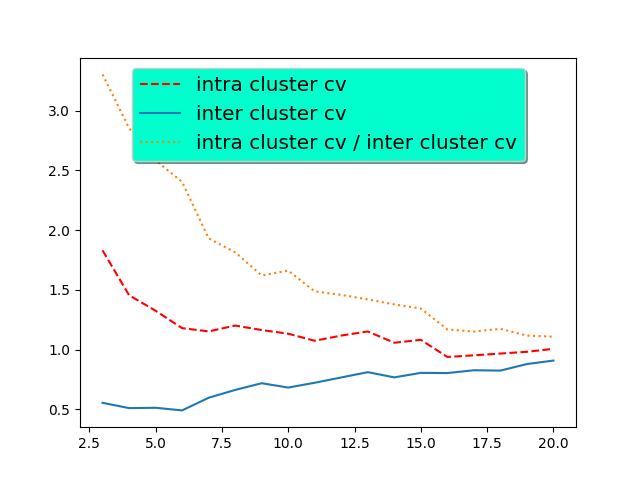

Write the Python code that produced this figure.
import pandas as pd
import matplotlib.pyplot as plt


df = pd.read_csv('numberOfClustersXintraCv.txt', sep=" ", header=None)

x = df[0].values
y1 = df[1].values
y2 = df[2].values
y3 = [y1[index]/y2[index] for index in range(len(y1))]

plt.plot(x, y1, 'r--', label='intra cluster cv')
plt.plot(x, y2, '-', label='inter cluster cv')
plt.plot(x, y3, ':', label='intra cluster cv / inter cluster cv')
legend = plt.legend(loc='upper center', shadow=True, fontsize='x-large')
legend.get_frame().set_facecolor('#00FFCC')

plt.savefig('beta-cv.png')
plt.show()
